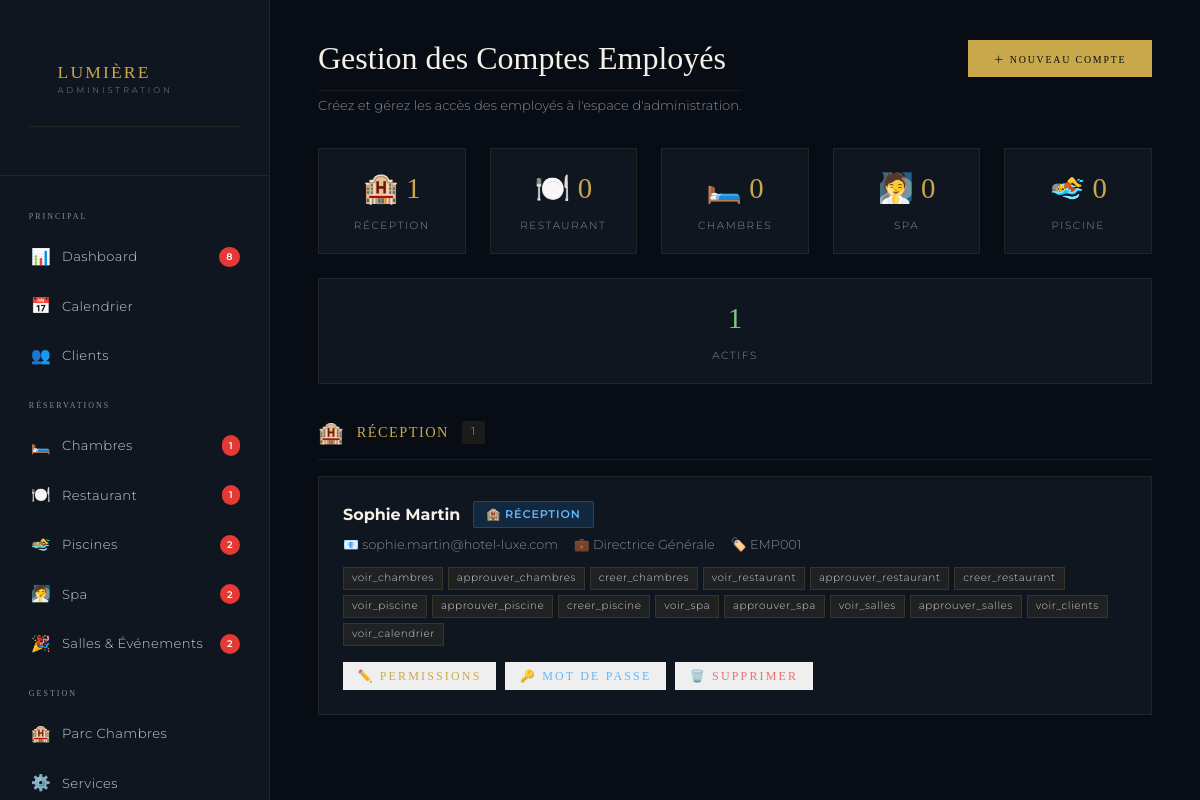
Screenshot of /admin/gestion_comptes.php (signed in) with the database file from the repository.
### tables this page shows
CREATE TABLE IF NOT EXISTS `employee_accounts` (
  `id`          INT UNSIGNED AUTO_INCREMENT PRIMARY KEY,
  `employee_id` INT UNSIGNED        NOT NULL,             
  `email`       VARCHAR(191)        NOT NULL UNIQUE,
  `password`    VARCHAR(255)        NOT NULL,
  `service`     ENUM('reception','restaurant','chambres','spa','piscine') NOT NULL,
  `permissions` JSON                NOT NULL,              
  `actif`       TINYINT(1)          DEFAULT 1,
  `last_login`  DATETIME            DEFAULT NULL,
  `created_by`  INT UNSIGNED        DEFAULT NULL,          
  `created_at`  TIMESTAMP           DEFAULT CURRENT_TIMESTAMP,
  `updated_at`  TIMESTAMP           DEFAULT CURRENT_TIMESTAMP ON UPDATE CURRENT_TIMESTAMP,
  FOREIGN KEY (`employee_id`) REFERENCES `employees`(`id`) ON DELETE CASCADE
);

CREATE TABLE `employees` (
  `id`           INT UNSIGNED AUTO_INCREMENT PRIMARY KEY,
  `matricule`    VARCHAR(20)   NOT NULL UNIQUE,
  `nom`          VARCHAR(100)  NOT NULL,
  `prenom`       VARCHAR(100)  NOT NULL,
  `poste`        VARCHAR(100)  NOT NULL,
  `departement`  VARCHAR(100),
  `email`        VARCHAR(191)  UNIQUE,
  `telephone`    VARCHAR(20),
  `salaire_base` DECIMAL(10,2) NOT NULL,
  `date_embauche`DATE          NOT NULL,
  `statut`       ENUM('actif','inactif','conge') DEFAULT 'actif',
  `created_at`   TIMESTAMP     DEFAULT CURRENT_TIMESTAMP
);

### admin/gestion_comptes.php (the view, shortened to what this page needs)
<?php
$pdo = getDB();
$all_permissions = [];
try {
    $rows = $pdo->query("SELECT * FROM permissions_ref ORDER BY categorie,code")->fetchAll();
    foreach($rows as $r) $all_permissions[$r['categorie']][] = $r;
} catch(Exception $e) {}
$comptes = $pdo->query("
    SELECT ea.*, CONCAT(emp.prenom,' ',emp.nom) AS nom_complet, emp.poste, emp.matricule
    FROM employee_accounts ea
    JOIN employees emp ON ea.employee_id = emp.id
    ORDER BY ea.service, nom_complet
")->fetchAll();
?>
<!DOCTYPE html><html lang="fr"><head>
<link rel="stylesheet" href="../hotel-html/css/style.css">
<link rel="stylesheet" href="css/admin.css">
</head><body>
<div class="admin-layout">
<?php include 'includes/sidebar.php'; ?>
<main class="admin-contenu">
  <div style="display:flex;justify-content:space-between;align-items:flex-start;margin-bottom:2rem;flex-wrap:wrap;gap:1rem">
    <div>
      <h1 class="admin-titre" style="margin-bottom:.3rem">Gestion des Comptes Employés</h1>
      <p style="color:var(--gris);font-size:.82rem">Créez et gérez les accès des employés à l'espace d'administration.</p>
    </div>
    <button onclick="document.getElementById('modal-creer').classList.add('open')" class="btn btn-or">
      <span>＋ Nouveau compte</span>
    </button>
  </div>
  <div class="stat-bar">
    <?php
    $services = ['reception','restaurant','chambres','spa','piscine'];
    $emojis = ['reception'=>'🏨','restaurant'=>'🍽️','chambres'=>'🛏️','spa'=>'🧖','piscine'=>'🏊'];
    $labels = ['reception'=>'Réception','restaurant'=>'Restaurant','chambres'=>'Chambres','spa'=>'Spa','piscine'=>'Piscine'];
    foreach($services as $srv):
        $count = count(array_filter($comptes, fn($c)=>$c['service']===$srv));
    ?>
    <div class="stat-item">
      <span class="stat-num"><?=$emojis[$srv]?> <?=$count?></span>
      <span class="stat-lbl"><?=$labels[$srv]?></span>
    </div>
    <?php endforeach;?>
    <div class="stat-item">
      <span class="stat-num" style="color:#81C784"><?=count(array_filter($comptes,fn($c)=>$c['actif']))?></span>
      <span class="stat-lbl">Actifs</span>
    </div>
  </div>
  <?php foreach($services as $srv):
    $comptes_srv = array_filter($comptes, fn($c)=>$c['service']===$srv);
    if(empty($comptes_srv)) continue;
  ?>
  <div style="margin-bottom:2.5rem">
    <div style="display:flex;align-items:center;gap:.8rem;margin-bottom:1rem;padding-bottom:.6rem;border-bottom:1px solid rgba(201,168,76,.12)">
      <span style="font-size:1.3rem"><?=$emojis[$srv]?></span>
      <h2 style="font-family:'Cinzel',serif;color:var(--or);font-size:.9rem;letter-spacing:.1em;text-transform:uppercase"><?=$labels[$srv]?></h2>
      <span style="background:rgba(201,168,76,.1);color:var(--or);padding:.15rem .6rem;font-size:.7rem;border-radius:2px"><?=count($comptes_srv)?></span>
    </div>
    <?php foreach($comptes_srv as $c):
      $perms = json_decode($c['permissions'], true) ?? [];
    ?>
    <div class="compte-card <?=$c['actif']?'':'compte-inactive'?>">
      <div style="display:flex;justify-content:space-between;align-items:flex-start;flex-wrap:wrap;gap:.8rem">
        <div>
          <div style="display:flex;align-items:center;gap:.8rem;margin-bottom:.4rem">
            <strong style="color:var(--blanc);font-size:1rem"><?=htmlspecialchars($c['nom_complet'])?></strong>
            <span class="service-badge sb-<?=$srv?>"><?=$emojis[$srv]?> <?=$labels[$srv]?></span>
          </div>
          <div style="font-size:.8rem;color:var(--gris);display:flex;gap:1rem;flex-wrap:wrap">
            <span>📧 <?=htmlspecialchars($c['email'])?></span>
            <span>💼 <?=htmlspecialchars($c['poste'])?></span>
            <span>🏷️ <?=htmlspecialchars($c['matricule'])?></span>
          </div>
          <div style="margin-top:.7rem;display:flex;flex-wrap:wrap;gap:.3rem">
            <?php foreach($perms as $p):?>
            <span style="background:rgba(201,168,76,.08);border:1px solid rgba(201,168,76,.15);padding:.15rem .5rem;font-size:.65rem;color:var(--gris-clair);letter-spacing:.05em"><?=htmlspecialchars($p)?></span>
            <?php endforeach;?>
          </div>
        </div>
      </div>
      <div class="compte-actions">
        <button onclick="ouvrirModalEdit(<?=htmlspecialchars(json_encode($c))?>,<?=htmlspecialchars(json_encode($all_permissions))?>,<?=htmlspecialchars(json_encode($perms))?>)" class="btn" style="font-size:.75rem;padding:.4rem .9rem;border-color:rgba(201,168,76,.3);color:var(--or)">✏️ Permissions</button>
        <button onclick="ouvrirModalReset(<?=$c['id']?>,<?=htmlspecialchars(json_encode($c['nom_complet']))?> )" class="btn" style="font-size:.75rem;padding:.4rem .9rem;border-color:rgba(33,150,243,.3);color:#64B5F6">🔑 Mot de passe</button>
        <button onclick="confirmerSuppression(<?=$c['id']?>,<?=htmlspecialchars(json_encode($c['nom_complet']))?> )" class="btn" style="font-size:.75rem;padding:.4rem .9rem;border-color:rgba(229,57,53,.3);color:#E57373">🗑️ Supprimer</button>
      </div>
    </div>
    <?php endforeach;?>
  </div>
  <?php endforeach;?>
</main>
</div>
</body></html>

### hotel-html/css/style.css (style rules this page uses)
:root { --or: #C9A84C; --or-clair: #E8C97A; --or-sombre: #8B6914; --noir: #080C14; --noir-2: #10161F; --noir-3: #161D29; --ivoire: #F5F0E8; --ivoire-2: #EAE3D2; --bordeaux: #6B1E2E; --gris: #8A8A8A; --gris-clair: #CCCCCC; --ff-titre: 'Cormorant Garamond', serif; --ff-deco: 'Cinzel', serif; --ff-corps: 'Montserrat', sans-serif; --radius: 2px; --transition: 0.4s cubic-bezier(0.25, 0.46, 0.45, 0.94); --shadow-or: 0 0 40px rgba(201,168,76,0.15); }
*, *::before, *::after { box-sizing: border-box; margin: 0; padding: 0; }
html { scroll-behavior: smooth; font-size: 16px; }
body { background: var(--noir); color: var(--ivoire); font-family: var(--ff-corps); font-weight: 300; line-height: 1.7; overflow-x: hidden; }
h1,h2,h3,h4 { font-family: var(--ff-titre); font-weight: 400; line-height: 1.15; }
.btn { display: inline-flex; align-items: center; gap: 0.6rem; padding: 0.9rem 2.4rem; font-family: var(--ff-deco); font-size: 0.7rem; letter-spacing: 0.2em; text-transform: uppercase; border: none; cursor: pointer; transition: var(--transition); position: relative; overflow: hidden; }
.btn-or { background: var(--or); color: var(--noir); }
.btn-or::before { content: ''; position: absolute; inset: 0; background: var(--or-clair); transform: scaleX(0); transform-origin: left; transition: transform 0.4s ease; }
.btn-or span { position: relative; z-index: 1; }
.admin-layout { display: grid; grid-template-columns: 260px 1fr; min-height: 100vh; }
.admin-contenu { padding: 3rem; background: var(--noir); }
.admin-titre { font-family: var(--ff-titre); font-size: 2.2rem; margin-bottom: 2rem; border-bottom: 1px solid rgba(201,168,76,0.1); padding-bottom: 1rem; }

### admin/css/admin.css (style rules this page uses)
:root { --or: #C9A84C; --or-clair: #E8C97A; --or-sombre: #8B6914; --noir: #080C14; --noir-2: #10161F; --noir-3: #161D29; --ivoire: #F5F0E8; --ivoire-2: #EAE3D2; --bordeaux: #6B1E2E; --gris: #8A8A8A; --gris-clair:#CCCCCC; --vert: #4CAF50; --orange: #FF9800; --rouge: #E53935; --bleu: #29B6F6; --ff-titre: 'Cormorant Garamond', serif; --ff-deco: 'Cinzel', serif; --ff-corps: 'Montserrat', sans-serif; --transition: 0.3s ease; }
*, *::before, *::after { box-sizing: border-box; margin: 0; padding: 0; }
html { font-size: 16px; scroll-behavior: smooth; }
body { background: var(--noir); color: var(--ivoire); font-family: var(--ff-corps); font-weight: 300; line-height: 1.6; overflow-x: hidden; }
.admin-layout { display: grid; grid-template-columns: 270px 1fr; min-height: 100vh; }
.admin-contenu { padding: 2.5rem 3rem; background: var(--noir); overflow-x: hidden; }
.admin-titre { font-family: var(--ff-titre); font-size: 2rem; font-weight: 400; border-bottom: 1px solid rgba(201,168,76,0.1); padding-bottom: 0.8rem; flex: 1; }
.btn { display: inline-flex; align-items: center; gap: 0.5rem; padding: 0.7rem 1.6rem; font-family: var(--ff-deco); font-size: 0.62rem; letter-spacing: 0.18em; text-transform: uppercase; border: none; cursor: pointer; transition: var(--transition); position: relative; overflow: hidden; }
.btn span { position: relative; z-index: 1; }
.btn-or { background: var(--or); color: var(--noir); }
.btn-or::before { content:''; position:absolute; inset:0; background:var(--or-clair); transform:scaleX(0); transform-origin:left; transition:transform 0.35s; }

### admin/gestion_comptes.php (style rules this page uses)
.service-badge { display:inline-flex;align-items:center;gap:.4rem;padding:.25rem .75rem;border-radius:2px;font-size:.7rem;font-weight:600;letter-spacing:.08em;text-transform:uppercase }
.sb-reception { background:rgba(33,150,243,.15);color:#64B5F6;border:1px solid rgba(33,150,243,.3) }
.compte-card { background:var(--noir-2);border:1px solid rgba(201,168,76,.1);padding:1.5rem;margin-bottom:1rem;transition:.2s }
.compte-actions { display:flex;gap:.6rem;flex-wrap:wrap;margin-top:1rem }
.stat-bar { display:flex;gap:1.5rem;margin-bottom:2rem;flex-wrap:wrap }
.stat-item { background:var(--noir-2);border:1px solid rgba(201,168,76,.1);padding:1rem 1.5rem;flex:1;min-width:120px;text-align:center }
.stat-num { font-family:'Cinzel',serif;font-size:1.8rem;color:var(--or);display:block }
.stat-lbl { font-size:.65rem;color:var(--gris);letter-spacing:.15em;text-transform:uppercase }

### rows the page displays
employee_accounts: service "1", service "0", actif "1", nom_complet "Sophie Martin", srv "🏨", srv "RÉCEPTION", email "sophie.martin@hotel-luxe.com", employee.poste "Directrice Générale", employee.matricule "EMP001", permissions "voir_chambres", permissions "approuver_chambres", permissions "creer_chambres", permissions "voir_restaurant", permissions "approuver_restaurant", permissions "creer_restaurant", permissions "voir_piscine", permissions "approuver_piscine", permissions "creer_piscine", permissions "voir_spa", permissions "approuver_spa", permissions "voir_salles", permissions "approuver_salles", permissions "voir_clients", permissions "voir_calendrier"

### other values shown
$att_total "8"
$att['chambres'] "1"
$att['restaurants'] "1"
$att['piscines'] "2"
$att['spa'] "2"
$att['salles'] "2"
$emojis[$srv] "🏨"
$labels[$srv] "RÉCEPTION"
$emojis[$srv] "🍽️"
$labels[$srv] "RESTAURANT"
$emojis[$srv] "🛏️"
$labels[$srv] "CHAMBRES"
$emojis[$srv] "🧖"
$labels[$srv] "SPA"
$emojis[$srv] "🏊"
